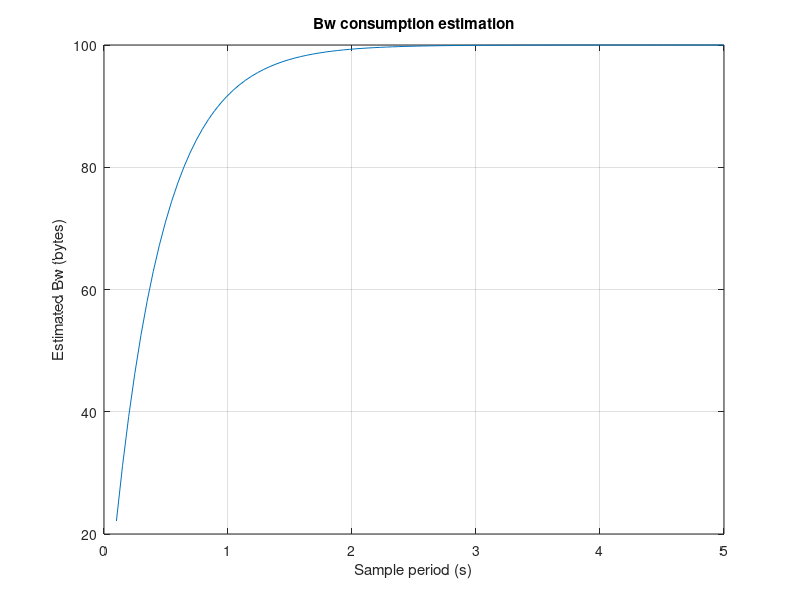
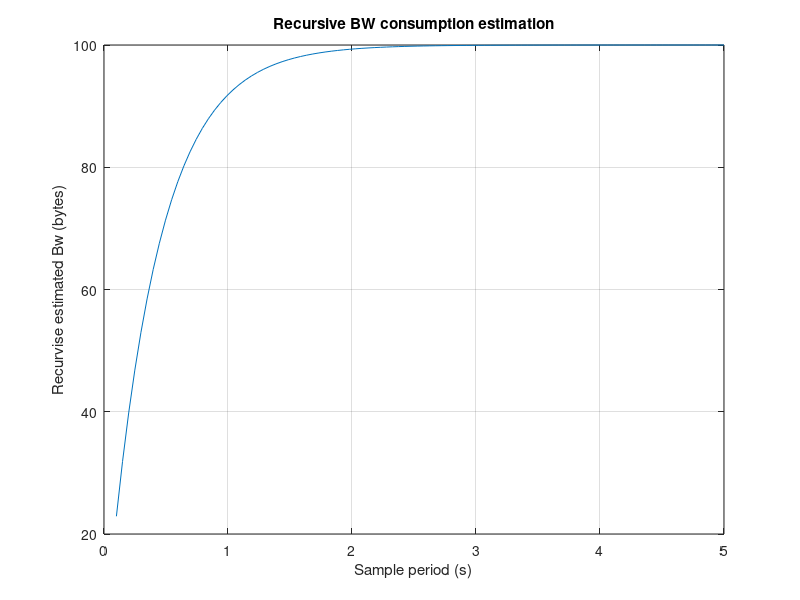

These charts were generated, in order, by the following MATLAB code:
clc 
clear all
close all
K=0.4;
Ti=linspace(0.1,5);
simpleArrival=100;

exponentialArrival=(1-exp(-Ti/K))*simpleArrival;

figure(1)
plot(Ti,exponentialArrival)
grid on

xlabel('Sample period (s)')
ylabel('Estimated Bw (bytes)')
title('Bw consumption estimation')

% Recursive calculation
%oldArrival= (100)*rand(1,1)
oldArrival= 1
recursiveExponentialArrival=(1-exp(-Ti/K))*simpleArrival + exp(-Ti/K*oldArrival);
oldArrival = recursiveExponentialArrival;

figure(2)
plot(Ti,recursiveExponentialArrival)
grid on

xlabel('Sample period (s)')
ylabel('Recurvise estimated Bw (bytes)')
title('Recursive BW consumption estimation')
